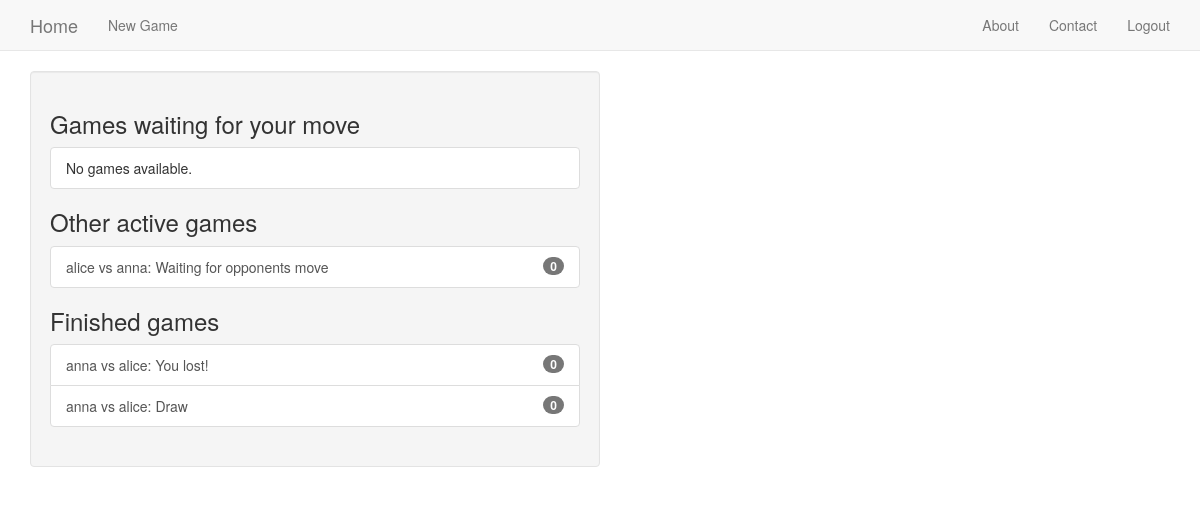
The page /account/home (signed in) on the database its author committed.
### tictac/models.py (models this page shows)
class Game(models.Model):
	first_player = models.ForeignKey(User, related_name="game_first_player")
	second_player = models.ForeignKey(User, related_name="game_second_player")
	next_to_move = models.ForeignKey(User, related_name="games_to_move")
	start_time = models.DateTimeField(auto_now_add=True)
	last_active = models.DateTimeField(auto_now=True)
	status = models.CharField(max_length=1, default='A',
				choices=GAME_STATUS_CHOICES)
	objects = GamesManager()
	def __str__(self):
		return "{0} vs {1}".format(self.first_player, self.second_player)

### account/views.py (the view)
@login_required
def home(request):
	my_games = Game.objects.games_for_user(request.user)
	active_games = my_games.filter(status='A')
	finished_games = my_games.exclude(status='A')
	waiting_games = active_games.filter(next_to_move=request.user)
	other_games = active_games.exclude(next_to_move=request.user)
	context ={'other_games': other_games,
		  'waiting_games': waiting_games,
		  'finished_games': finished_games}
	return render(request, "account/home.html", context)

### tictac/models.py (called while the page is built)
	def games_for_user(self, user):
		return super(GamesManager, self).get_queryset().filter(
			Q(first_player_id=user.id) | Q(second_player_id=user.id))

### account/templates/account/home.html (shortened to what this page needs)
{% extends "base.html" %}
{% block content %}
	<div class="well col-md-6">
		{% include "tictac/game_list_snippet.html" with header="Games waiting for your move" games_list=waiting_games %}
		{% include "tictac/game_list_snippet.html" with header="Other active games" games_list=other_games %}
		{% include "tictac/game_list_snippet.html" with header="Finished games" games_list=finished_games %}
	</div>
{% endblock content %}

### tictac/templates/tictac/game_list_snippet.html
<h3 class="panel-header">{{ header }}</h3>
<div class="list-group">
	{% for game in games_list %}
		<a class="list-group-item" href="#">
			{{ game }}:
			{% if game.status == "A" %}
				{% if game.next_to_move == user %}Your turn{% else %}Waiting for opponents move{% endif %}
			{% elif game.status == "D" %}
				Draw
			{% elif game.status == "F" and user == game.first_player %}
				You won!
			{% elif game.status == "S" and user == game.second_player %}
				You lost!
			{% endif %}
			<span class="badge">{{ game.move_set.count }}</span></a>
		{% empty %}
			<span class="list-group-item">No games available.</span>
	{% endfor %}
</div>

### rows shown on the page
Game: first_player+second_player "alice vs anna", status "Waiting for opponents move", move_set.count "0"
Game: first_player+second_player "anna vs alice", status "You lost!", move_set.count "0"
Game: first_player+second_player "anna vs alice", status "Draw", move_set.count "0"

### other values the page prints
{{ header }} "Games waiting for your move Other active games Finished games"
